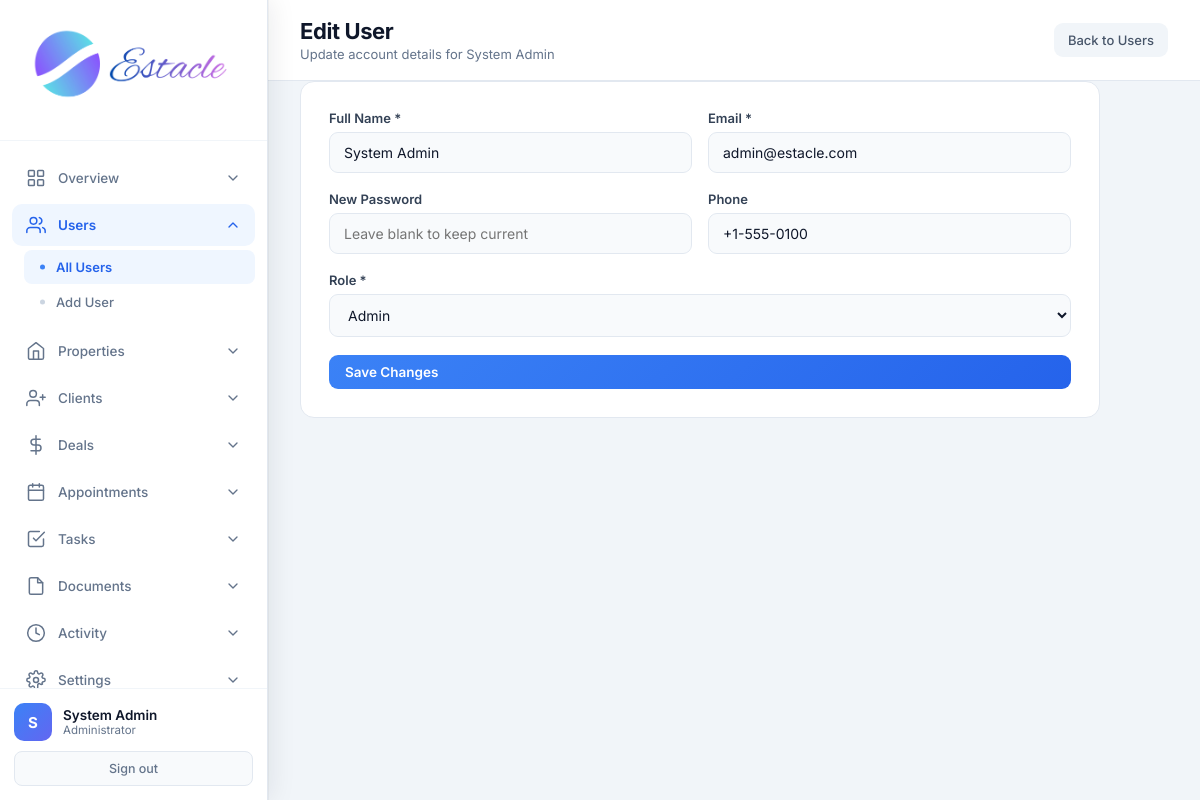
The app's page /admin/users/edit/1 (signed in) with its own data.
### tables this page shows
CREATE TABLE users (
            id INTEGER PRIMARY KEY AUTOINCREMENT,
            email TEXT UNIQUE NOT NULL,
            password TEXT NOT NULL,
            full_name TEXT NOT NULL,
            role TEXT NOT NULL CHECK(role IN ('admin', 'agent', 'customer')),
            phone TEXT,
            created_at TIMESTAMP DEFAULT CURRENT_TIMESTAMP,
            is_active INTEGER DEFAULT 1
        );

### app.py (the view, shortened to what this page needs)
@app.route('/admin/users/edit/<int:user_id>', methods=['GET', 'POST'])
@login_required
@role_required('admin')
def admin_edit_user(user_id):
    db = get_db()
    user = db.execute('SELECT * FROM users WHERE id = ?', (user_id,)).fetchone()
    if not user:
        flash('User not found.', 'danger')
        return redirect(url_for('admin_users'))
    return render_template('admin_edit_user.html', user=user)

### app.py (called while the page is built)
def get_db():
    if 'db' not in g:
        g.db = sqlite3.connect(app.config['DATABASE'])
        g.db.row_factory = sqlite3.Row
    return g.db

def login_required(f):
    @wraps(f)
    def decorated_function(*args, **kwargs):
        if 'user_id' not in session:
            flash('Please log in to access this page.', 'warning')
            return redirect(url_for('login'))
        return f(*args, **kwargs)
    return decorated_function

def role_required(*roles):
    def decorator(f):
        @wraps(f)
        def decorated_function(*args, **kwargs):
            if 'user_id' not in session:
                flash('Please log in to access this page.', 'warning')
                return redirect(url_for('login'))
            if session.get('role') not in roles:
                flash('You do not have permission to access this page.', 'danger')
                return redirect(url_for('role_redirect'))
            return f(*args, **kwargs)
        return decorated_function
    return decorator

### templates/admin_edit_user.html (shortened to what this page needs)
<!DOCTYPE html>
<html lang="en">
<head>
    <link rel="stylesheet" href="{{ url_for('static', filename='css/admin.css') }}">
</head>
<body>
<div class="app-layout">
    {% set active = 'users' %}
    {% include 'partials/admin_sidebar.html' %}
    <main class="main-content">
        <header class="top-bar">
            <div>
                <h1 class="page-title">Edit User</h1>
                <p class="page-subtitle">Update account details for {{ user.full_name }}</p>
            </div>
            <a href="{{ url_for('admin_users') }}" class="btn-secondary">Back to Users</a>
        </header>
        <div class="panel form-panel">
            <form method="POST" class="admin-form">
                <div class="form-row">
                    <div class="form-group"><label>Full Name *</label><input type="text" name="full_name" value="{{ user.full_name }}" required></div>
                    <div class="form-group"><label>Email *</label><input type="email" name="email" value="{{ user.email }}" required></div>
                </div>
                <div class="form-row">
                    <div class="form-group"><label>New Password</label><input type="password" name="password" placeholder="Leave blank to keep current" minlength="6"></div>
                    <div class="form-group"><label>Phone</label><input type="text" name="phone" value="{{ user.phone or '' }}"></div>
                </div>
                <div class="form-group">
                    <label>Role *</label>
                    <select name="role" required>
                        <option value="admin" {% if user.role == 'admin' %}selected{% endif %}>Admin</option>
                    </select>
                </div>
                <button type="submit" class="btn-primary">Save Changes</button>
            </form>
        </div>
    </main>
</div>
</body>
</html>

### templates/partials/admin_sidebar.html (shortened to what this page needs)
<aside class="sidebar">
    <div class="sidebar-header">
        <div class="logo">
            <img src="{{ url_for('static', filename='images/logo.png') }}" alt="Estacle" class="sidebar-logo">
        </div>
    </div>
    <nav class="sidebar-nav">
        <div class="nav-dropdown {% if active in ['dashboard', 'analytics', 'reports', 'search', 'commission'] %}open{% endif %}">
            <button type="button" class="nav-dropdown-toggle" onclick="this.parentElement.classList.toggle('open')">
                <svg class="nav-icon" viewBox="0 0 24 24"><rect x="3" y="3" width="7" height="7" rx="1"/><rect x="14" y="3" width="7" height="7" rx="1"/><rect x="3" y="14" width="7" height="7" rx="1"/><rect x="14" y="14" width="7" height="7" rx="1"/></svg>
                <span>Overview</span>
                <svg class="chevron" viewBox="0 0 24 24"><polyline points="6 9 12 15 18 9"/></svg>
            </button>
        </div>
        <div class="nav-dropdown {% if active in ['users', 'add_user'] %}open{% endif %}">
            <button type="button" class="nav-dropdown-toggle" onclick="this.parentElement.classList.toggle('open')">
                <svg class="nav-icon" viewBox="0 0 24 24"><path d="M17 21v-2a4 4 0 0 0-4-4H5a4 4 0 0 0-4 4v2"/><circle cx="9" cy="7" r="4"/><path d="M23 21v-2a4 4 0 0 0-3-3.87"/><path d="M16 3.13a4 4 0 0 1 0 7.75"/></svg>
                <span>Users</span>
                <svg class="chevron" viewBox="0 0 24 24"><polyline points="6 9 12 15 18 9"/></svg>
            </button>
            <div class="nav-dropdown-menu">
                <a href="{{ url_for('admin_users') }}" class="nav-subitem {% if active == 'users' %}active{% endif %}">All Users</a>
                <a href="{{ url_for('admin_add_user') }}" class="nav-subitem {% if active == 'add_user' %}active{% endif %}">Add User</a>
            </div>
        </div>
        <div class="nav-dropdown {% if active in ['properties', 'add_property', 'property_detail', 'display_properties', 'compare'] %}open{% endif %}">
            <button type="button" class="nav-dropdown-toggle" onclick="this.parentElement.classList.toggle('open')">
                <svg class="nav-icon" viewBox="0 0 24 24"><path d="M3 9l9-7 9 7v11a2 2 0 0 1-2 2H5a2 2 0 0 1-2-2z"/><polyline points="9 22 9 12 15 12 15 22"/></svg>
                <span>Properties</span>
                <svg class="chevron" viewBox="0 0 24 24"><polyline points="6 9 12 15 18 9"/></svg>
            </button>
        </div>
        <div class="nav-dropdown {% if active in ['clients', 'add_client', 'leads', 'add_lead'] %}open{% endif %}">
            <button type="button" class="nav-dropdown-toggle" onclick="this.parentElement.classList.toggle('open')">
                <svg class="nav-icon" viewBox="0 0 24 24"><path d="M16 21v-2a4 4 0 0 0-4-4H5a4 4 0 0 0-4 4v2"/><circle cx="8.5" cy="7" r="4"/><line x1="20" y1="8" x2="20" y2="14"/><line x1="23" y1="11" x2="17" y2="11"/></svg>
                <span>Clients</span>
                <svg class="chevron" viewBox="0 0 24 24"><polyline points="6 9 12 15 18 9"/></svg>
            </button>
        </div>
        <div class="nav-dropdown {% if active in ['deals', 'add_deal'] %}open{% endif %}">
            <button type="button" class="nav-dropdown-toggle" onclick="this.parentElement.classList.toggle('open')">
                <svg class="nav-icon" viewBox="0 0 24 24"><line x1="12" y1="1" x2="12" y2="23"/><path d="M17 5H9.5a3.5 3.5 0 0 0 0 7h5a3.5 3.5 0 0 1 0 7H6"/></svg>
                <span>Deals</span>
                <svg class="chevron" viewBox="0 0 24 24"><polyline points="6 9 12 15 18 9"/></svg>
            </button>
        </div>
        <div class="nav-dropdown {% if active in ['appointments', 'add_appointment'] %}open{% endif %}">
            <button type="button" class="nav-dropdown-toggle" onclick="this.parentElement.classList.toggle('open')">
                <svg class="nav-icon" viewBox="0 0 24 24"><rect x="3" y="4" width="18" height="18" rx="2" ry="2"/><line x1="16" y1="2" x2="16" y2="6"/><line x1="8" y1="2" x2="8" y2="6"/><line x1="3" y1="10" x2="21" y2="10"/></svg>
                <span>Appointments</span>
                <svg class="chevron" viewBox="0 0 24 24"><polyline points="6 9 12 15 18 9"/></svg>
            </button>
        </div>
        <div class="nav-dropdown {% if active in ['tasks', 'add_task'] %}open{% endif %}">
            <button type="button" class="nav-dropdown-toggle" onclick="this.parentElement.classList.toggle('open')">
                <svg class="nav-icon" viewBox="0 0 24 24"><path d="M9 11l3 3L22 4"/><path d="M21 12v7a2 2 0 0 1-2 2H5a2 2 0 0 1-2-2V5a2 2 0 0 1 2-2h11"/></svg>
                <span>Tasks</span>
                <svg class="chevron" viewBox="0 0 24 24"><polyline points="6 9 12 15 18 9"/></svg>
            </button>
        </div>
        <div class="nav-dropdown {% if active in ['documents', 'add_document'] %}open{% endif %}">
            <button type="button" class="nav-dropdown-toggle" onclick="this.parentElement.classList.toggle('open')">
                <svg class="nav-icon" viewBox="0 0 24 24"><path d="M14 2H6a2 2 0 0 0-2 2v16a2 2 0 0 0 2 2h12a2 2 0 0 0 2-2V8z"/><polyline points="14 2 14 8 20 8"/></svg>
                <span>Documents</span>
                <svg class="chevron" viewBox="0 0 24 24"><polyline points="6 9 12 15 18 9"/></svg>
            </button>
        </div>
        <div class="nav-dropdown {% if active == 'activity' %}open{% endif %}">
            <button type="button" class="nav-dropdown-toggle" onclick="this.parentElement.classList.toggle('open')">
                <svg class="nav-icon" viewBox="0 0 24 24"><circle cx="12" cy="12" r="10"/><polyline points="12 6 12 12 16 14"/></svg>
                <span>Activity</span>
                <svg class="chevron" viewBox="0 0 24 24"><polyline points="6 9 12 15 18 9"/></svg>
            </button>
        </div>
        <div class="nav-dropdown {% if active == 'settings' %}open{% endif %}">
            <button type="button" class="nav-dropdown-toggle" onclick="this.parentElement.classList.toggle('open')">
                <span>Settings</span>
                <svg class="chevron" viewBox="0 0 24 24"><polyline points="6 9 12 15 18 9"/></svg>
            </button>
        </div>
    </nav>
    <div class="sidebar-footer">
        <div class="user-info">
            <div class="user-avatar">{{ session.full_name[0] }}</div>
            <div class="user-details">
                <div class="user-name">{{ session.full_name }}</div>
                <div class="user-role">Administrator</div>
            </div>
        </div>
        <a href="{{ url_for('logout') }}" class="logout-btn">Sign out</a>
    </div>
</aside>

### records on screen
users: full_name "System Admin", email "admin@estacle.com", phone "+1-555-0100", role "Admin"

### other values on screen
{{ session.full_name[0] }} "S"
